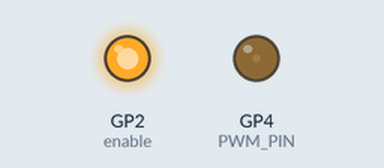
Recording of a program running on a simulated Raspberry Pi Pico running MicroPython. Parts: output pins drawn as LEDs (lit = HIGH).

Above: at 0.05 s.
At 7.95 s:
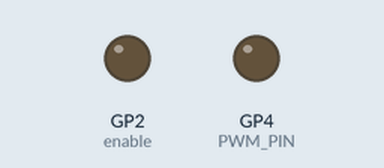
Timing chart, 0 to 10.4 s (numbered marks = the images above):
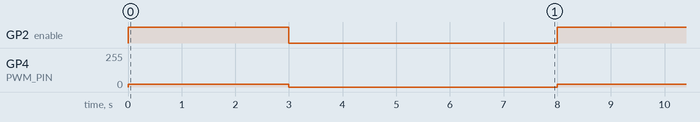

Measured:
- by itself, GP2 (enable): alternates HIGH for 3.0 s and LOW for 5.0 s
- by itself, GP4 (PWM_PIN): alternates 20/255 for 3.0 s and 0/255 for 5.0 s

The program:

123.py
```python
from machine import Pin, PWM
import utime

# ————— 설정 —————
PWM_PIN    = 4
ENABLE_PIN = 2
FREQ       = 20000  # 한 주기 T = 1/20 000 s = 50 μs / 켜져 있는 시간(on time)과 꺼져 있는 시간(off time)이 듀티 비율
RUN_TIME   = 3
STOP_TIME  = 5
WRAP_8BIT  = 255
LEVEL_8BIT = 20

def duty8_to_u16(d8):
    return int(d8 * 65535 // WRAP_8BIT)

enable = Pin(ENABLE_PIN, Pin.OUT)
pwm    = PWM(Pin(PWM_PIN))
pwm.freq(FREQ)
pwm.duty_u16(0)

try:
    while True:
        enable.value(1)
        pwm.duty_u16(duty8_to_u16(LEVEL_8BIT))
        utime.sleep(RUN_TIME)

        pwm.duty_u16(0)
        enable.value(0)
        utime.sleep(STOP_TIME)

except KeyboardInterrupt:
    pwm.duty_u16(0)
    enable.value(0)
    print("Stopped by user")
```
